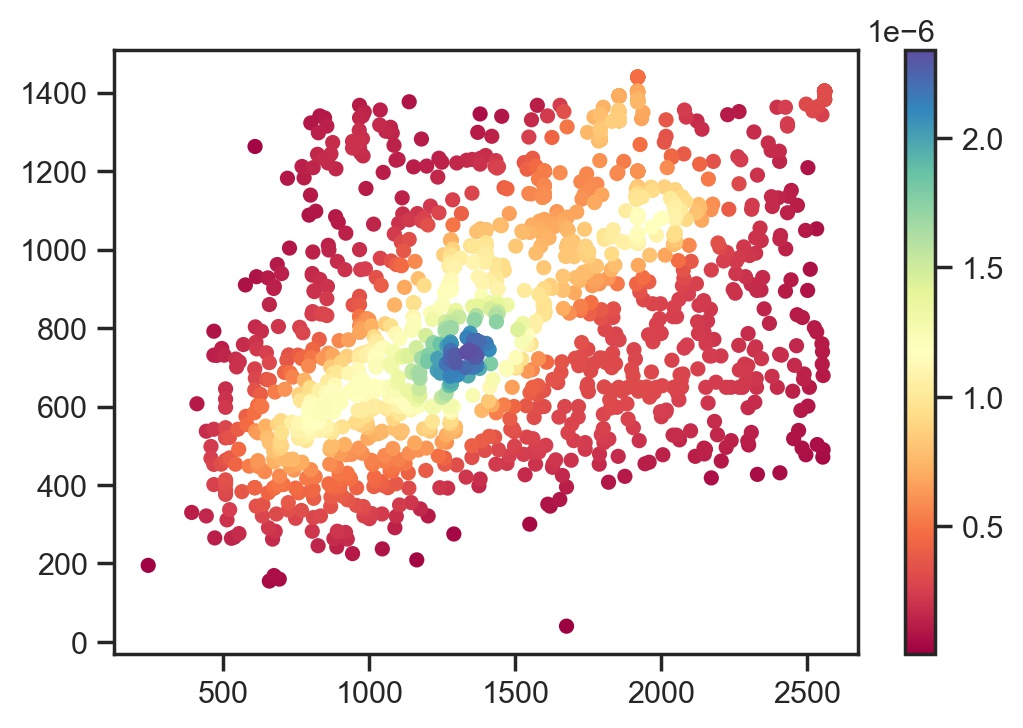
#> input picture dataset_analysis_tools/stat_imgsz/data_imgsz_2d_scatter_wh.jpg, 1023 x 728 px, given as the content of the folder E:/visDrone2019/VisDrone2019-DET-train/images, which was not available
$ jupyter execute --allow-errors '03_数据集图片尺寸分布.ipynb'
#> lines starting #> are read from the running program, lines starting #| are printed output that depends on the picture; pictures that were not available may be replaced by others from this repository, and a replacement may not be noted
[cell 1]
import numpy as np
import skimage.io as io
from loguru import logger
import os
import numpy as np
import csv
from PIL import Image
from tqdm import tqdm
from os.path import join as pathj
import glob
import matplotlib.patches as mpatches
import matplotlib.pyplot as plt
from statistics import median

[cell 2]
import matplotlib.pyplot as plt

# 定义不同类别的真实宽高数据
class1_widths = [10, 12, 13, 15, 18]
class1_heights = [20, 22, 23, 25, 28]

class2_widths = [8, 11, 14, 16, 19]
class2_heights = [19, 21, 24, 26, 29]

# 绘制散点图
plt.scatter(class1_widths, class1_heights, label='Class 1')
plt.scatter(class2_widths, class2_heights, label='Class 2')

# 设置坐标轴标签和图例
plt.xlabel('Width')
plt.ylabel('Height')
plt.legend()

# 展示图像
plt.show()
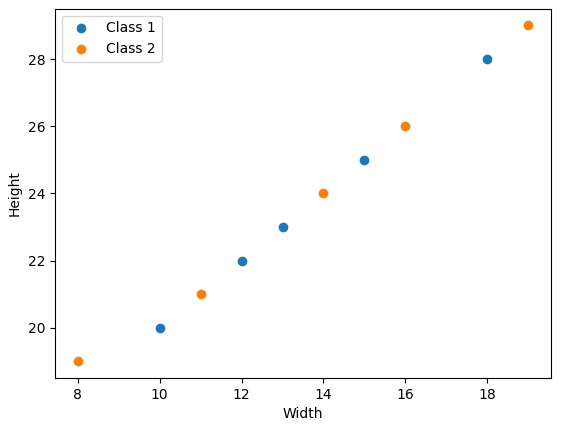
#> figure drawn by matplotlib, 1 panel

[cell 3]
# 1 训练数据集
imgr_dir = r'E:\visDrone2019\VisDrone2019-DET-train'
imgs_dir = pathj(imgr_dir, 'images')
IMAGE_FORMAT = ['png','jpg']
img_name_l = [x for x in os.listdir(imgs_dir) if x.split('.')[-1] in IMAGE_FORMAT]
list_l = []
per_x =[]
per_y =[]
for img_name in tqdm(img_name_l):
    img = Image.open(pathj(imgs_dir, img_name))
#> img is the input picture: PIL image 1023x728 RGB; mean R, G, B 240.3, 221.5, 218.1
    w = img.width       #图片的宽
#> w = 1023
    h = img.height
#> h = 728
    key = str(w)+'@'+ str(h)
#> key = '1023@728'
    list_l.append(key)
    per_x.append(w)
    per_y.append(h)
unique_classes, nt = np.unique(list_l, return_counts=True)
#> nt = [1]

[cell 4]
#2 36应用数据集
root_dir = r'D:\sa_data\0005_sa_v1.5_noclean'
test_folder_list = os.listdir(root_dir)
img_name_l =[]
# glob库获取全部图片
for test_folder in test_folder_list:
    from01 = glob.glob(f'{root_dir}/{test_folder}/imgs/*')
    img_name_l.extend(from01)
list_l = []
per_x =[]
per_y =[]
for img_name in tqdm(img_name_l):
    img = Image.open(img_name)
    w = img.width       #图片的宽
    h = img.height
    key = str(w)+'@'+ str(h)
    if key in ['2560@1440', '2560@1377', '1920@1048', '1920@937']:
        continue
    list_l.append(key)
    per_x.append(w)
    per_y.append(h)
# unique_classes, nt = np.unique(list_l, return_counts=True)

[cell 5]
i = nt.argsort()[::-1]
#> i = [0]
domain_key = unique_classes[i]
domain_num = nt[i]
#> domain_num = [1]
key_num = {domain_key[i]: domain_num[i] for i in range(len(nt))}
#> key_num = {'1023@728': 1}
domain_key[:4]
# for i in range(20):
#     print(f'{domain_key[i]} : {domain_num[i]}')

[cell 6]
for i in range(len(domain_key)):
    print(f'{domain_key[i]} : {domain_num[i]}')

[cell 7]
fig_set = {
    'figsize': [15, 10],
    'fontsize': 10,
    'xticks_angle': 0,
    'out_name': 'data'
}

[cell 8]
class_name =[1]

[cell 9]
fig, ax = plt.subplots(
    figsize=(fig_set['figsize'][0], fig_set['figsize'][1]), dpi=300)

# Set the position of the map and label on the x-axis
positions_w = list(range(0, 12 * len(class_name), 12))
positions_h = list(range(6, 12 * len(class_name), 12))
positions_x_lable = list(range(3, 12 * len(class_name) + 1, 12))
# [4 lines of commented-out code are left out]
ax.violinplot(
    per_x, positions_w, showmeans=False, showmedians=True, widths=4)
ax.violinplot(
    per_y, positions_h, showmeans=False, showmedians=True, widths=4)
    # Draw the max, min and median of wide data in violin chart
image_w_max = max(per_x)
#> image_w_max = 1023
image_w_min = min(per_x)
#> image_w_min = 1023

plt.text(
    positions_w[0],
    median(per_x),
    f'{"median %.2f" % median(per_x)}',
    ha='center',
    fontsize=fig_set['fontsize'])
plt.text(
    positions_w[0],
    max(per_x),
    f'{"max %.2f" % max(per_x)}',
    ha='center',
    fontsize=fig_set['fontsize'])
plt.text(
    positions_w[0],
    min(per_x),
    f'{"min %.2f" % min(per_x)}',
    ha='center',
    fontsize=fig_set['fontsize'])

plt.text(
    positions_h[0],
    median(per_y),
    f'{"median:%.2f" % median(per_y)}',
    ha='center',
    fontsize=fig_set['fontsize'])
plt.text(
    positions_h[0],
    max(per_y),
    f'{"max: %.2f" % max(per_y)}',
    ha='center',
    fontsize=fig_set['fontsize'])
plt.text(
    positions_h[0],
    min(per_y),
    f'{"min:%.2f" % min(per_y)}',
    ha='center',
    fontsize=fig_set['fontsize'])
# Draw Legend
plt.setp(ax, xticks=positions_x_lable, xticklabels=class_name)
labels = ['image_w', 'image_h']
colors = ['steelblue', 'darkorange']
patches = [
    mpatches.Patch(color=colors[i], label=f'{labels[i]:s}')
    for i in range(len(colors))
]
ax = plt.gca()
box = ax.get_position()
ax.set_position([box.x0, box.y0, box.width, box.height * 0.8])
ax.legend(loc='upper center', handles=patches, ncol=2)
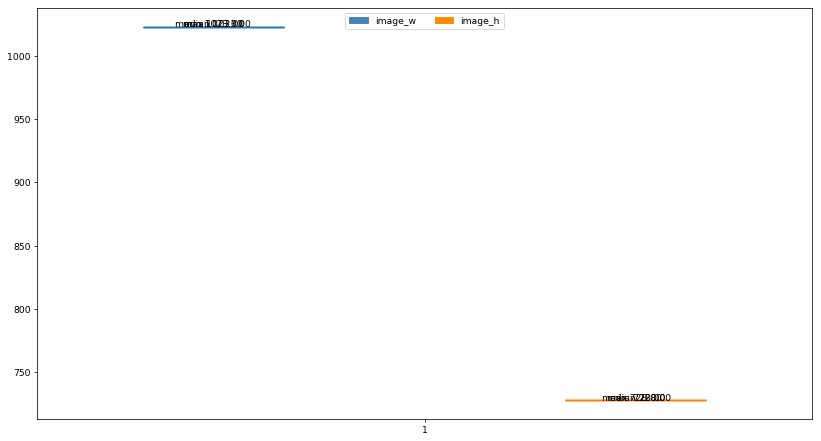
#> figure drawn by matplotlib, 1 panel

[cell 10]
output_dir = 'stat_imgsz'
out_dir = os.path.join(output_dir)
if not os.path.exists(out_dir):
    os.makedirs(out_dir)
out_name = fig_set['out_name']
fig.savefig(
    f'{out_dir}/{out_name}_imgsz_wh.jpg',
    bbox_inches='tight',
    pad_inches=0.1)  # Save Image
plt.close()

[cell 11]
from statistics import median
w =[1920, 1920, 1920, 1920, 1920, 1920, 1920, 1920, 1920, 1920]
h = [937, 937, 937, 937, 937, 937, 937, 937, 937, 937]

[cell 12]
import numpy as np
import matplotlib.pyplot as plt
from scipy.stats import gaussian_kde
from matplotlib.colors import LogNorm

# Generate fake data
x = np.random.normal(size=500)
y = x * 3 + np.random.normal(size=500)

x = np.array(per_x)
#> x = [1023]
y = np.array(per_y)
#> y = [728]
# Calculate the point density
xy = np.vstack([x,y])
#> xy = [1023, 728]
#> (the rest of this cell did not finish here and is left out)

[cell 13]
output_dir = 'stat_imgsz'
out_dir = os.path.join(output_dir)
if not os.path.exists(out_dir):
    os.makedirs(out_dir)
out_name = fig_set['out_name']
fig.savefig(
    f'{out_dir}/{out_name}_imgsz_2d_scatter_wh.jpg',
    bbox_inches='tight',
    pad_inches=0.1)  # Save Image
plt.close()

[cell 14]
import numpy as np
import seaborn as sns
import matplotlib.pyplot as plt

sns.set_theme(style="white")
rs = np.random.RandomState(50)

# Set up the matplotlib figure
f, axes = plt.subplots(3, 3, figsize=(9, 9), sharex=True, sharey=True)

# Rotate the starting point around the cubehelix hue circle
for ax, s in zip(axes.flat, np.linspace(0, 3, 10)):

    # Create a cubehelix colormap to use with kdeplot
    cmap = sns.cubehelix_palette(start=s, light=1, as_cmap=True)

    # Generate and plot a random bivariate dataset
    x, y = rs.normal(size=(2, 50))
    sns.kdeplot(
        x=per_x, y=per_y,
        cmap=cmap, fill=True,
        clip=(-5, 5), cut=10,
        thresh=0, levels=15,
        ax=ax,
    )
    ax.set_axis_off()

ax.set(xlim=(-3.5, 3.5), ylim=(-3.5, 3.5))
f.subplots_adjust(0, 0, 1, 1, .08, .08)

[cell 15]
plt.hist2d(per_x, per_y, bins=20, cmap='Blues')
cb = plt.colorbar()
plt.show()
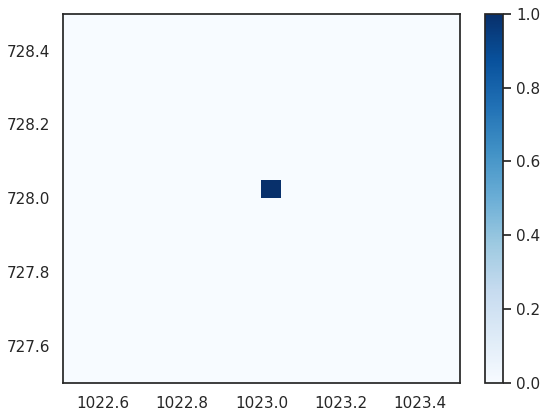
#> figure drawn by matplotlib, 2 panels

[cell 16]
import pandas as pd

a = np.hstack((np.array(list_l).reshape(-1,1),\
    np.array(per_x).reshape(-1,1), np.array(per_y).reshape(-1,1)))
df = pd.DataFrame(a, columns=['size','width','height'])
#> (the rest of this cell did not finish here and is left out)
